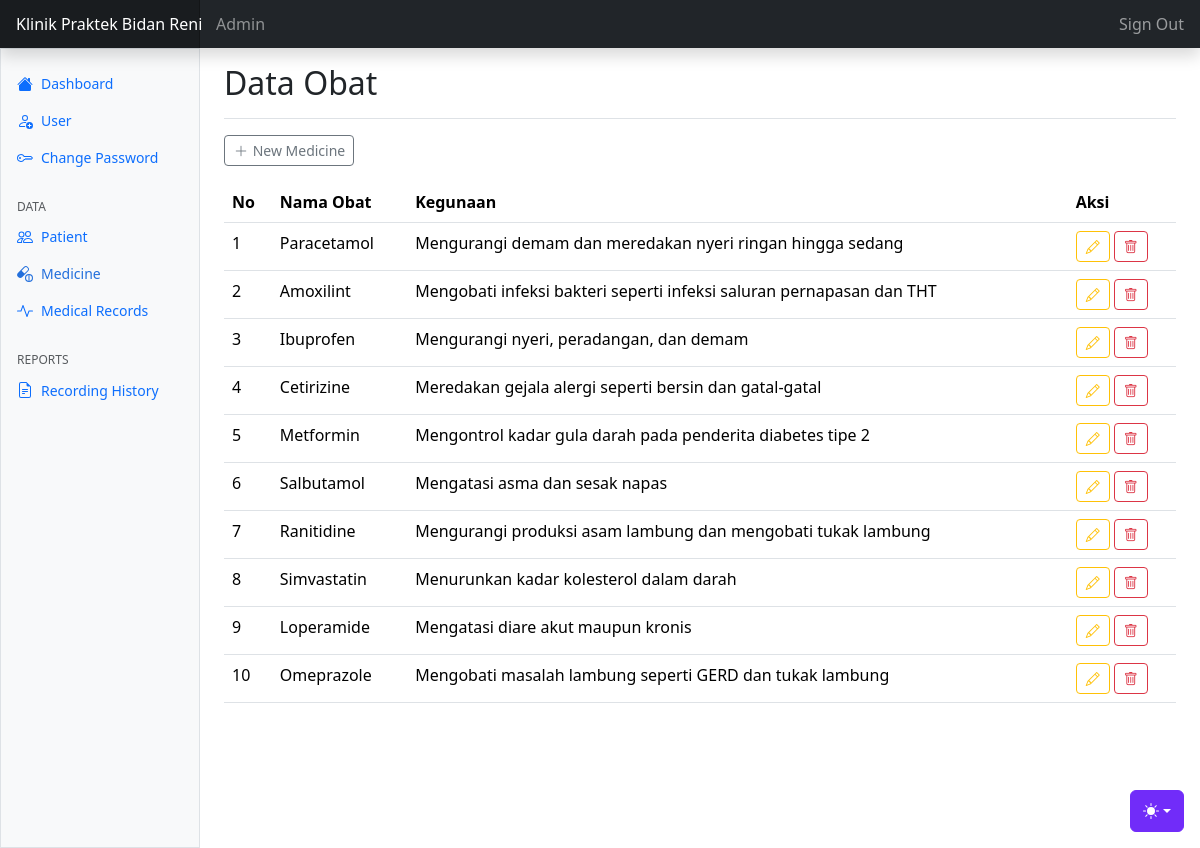
The page /obat/index.php (signed in) on the database its author committed.
### tables this page shows
CREATE TABLE `tbl_obat` (
  `id` int NOT NULL,
  `nama` varchar(100) NOT NULL,
  `kegunaan` varchar(255) NOT NULL
);

### config.php (called while the page is built, shortened)
<?php
$main_url = "http://localhost/REKAMMEDIS/";
?>

### obat/index.php (the view, shortened to what this page needs)
<?php
require "../config.php";
require "../template/header.php";
require "../template/navbar.php";
require "../template/sidebar.php";
?>
<main class="col-md-9 ms-sm-auto col-lg-10 px-md-4 min-vh-100">
    <div class="d-flex justify-content-between flex-wrap flex-md-nowrap align-items-center pt-3 pb-2 mb-3 border-bottom">
        <h1 class="h2">Data Obat</h1>
    </div>
    <a href="<?= htmlspecialchars($main_url) ?>obat/tambah-obat.php"
       class="btn btn-outline-secondary btn-sm mb-3" title="Tambah obat Baru">
        <i class="bi bi-plus-lg align-top"></i> New Medicine
    </a>
    <table class="table table-responsive table-hover" id="myTable">
        <thead>
            <tr>
                <th>No</th>
                <th>Nama Obat</th>
                <th>Kegunaan</th>
                <th>Aksi</th>
            </tr>
        </thead>
        <tbody>
            <?php
            $no = 1;
            $queryObat = mysqli_query($koneksi, "SELECT * FROM tbl_obat");
            while ($obat = mysqli_fetch_assoc($queryObat)) {
            ?>
                <tr>
                    <td><?= $no++; ?></td>
                    <td><?= htmlspecialchars($obat['nama']); ?></td>
                    <td><?= htmlspecialchars($obat['kegunaan']); ?></td>
                    <td>
                        <a href="edit-obat.php?id=<?= urlencode($obat['id']); ?>"
                           class="btn btn-sm btn-outline-warning" title="Edit Medicine">
                            <i class="bi bi-pencil align-top"></i>
                        </a>
                        <a href="proses-obat.php?id=<?= urlencode($obat['id']); ?>&aksi=hapus-obat"
                           onclick="return confirm('Anda yakin ingin menghapus obat ini?')"
                           class="btn btn-sm btn-outline-danger" title="Hapus Obat">
                            <i class="bi bi-trash align-top"></i>
                        </a>
                    </td>
                </tr>
            <?php } ?>
        </tbody>
    </table>
</main>
<?php
require "../template/footer.php";
?>

### aset/dashboard/dashboard.css (style rules this page uses)
.bi { display: inline-block; width: 1rem; height: 1rem; }

### template/header.php (style rules this page uses)
.bi { vertical-align: -.125em; fill: currentColor; }

### rows shown on the page
tbl_obat: nama "Paracetamol", kegunaan "Mengurangi demam dan meredakan nyeri ringan hingga sedang"
tbl_obat: nama "Amoxilint", kegunaan "Mengobati infeksi bakteri seperti infeksi saluran pernapasan dan THT"
tbl_obat: nama "Ibuprofen", kegunaan "Mengurangi nyeri, peradangan, dan demam"
tbl_obat: nama "Cetirizine", kegunaan "Meredakan gejala alergi seperti bersin dan gatal-gatal"
tbl_obat: nama "Metformin", kegunaan "Mengontrol kadar gula darah pada penderita diabetes tipe 2"
tbl_obat: nama "Salbutamol", kegunaan "Mengatasi asma dan sesak napas"
tbl_obat: nama "Ranitidine", kegunaan "Mengurangi produksi asam lambung dan mengobati tukak lambung"
tbl_obat: nama "Simvastatin", kegunaan "Menurunkan kadar kolesterol dalam darah"
tbl_obat: nama "Loperamide", kegunaan "Mengatasi diare akut maupun kronis"
tbl_obat: nama "Omeprazole", kegunaan "Mengobati masalah lambung seperti GERD dan tukak lambung"
